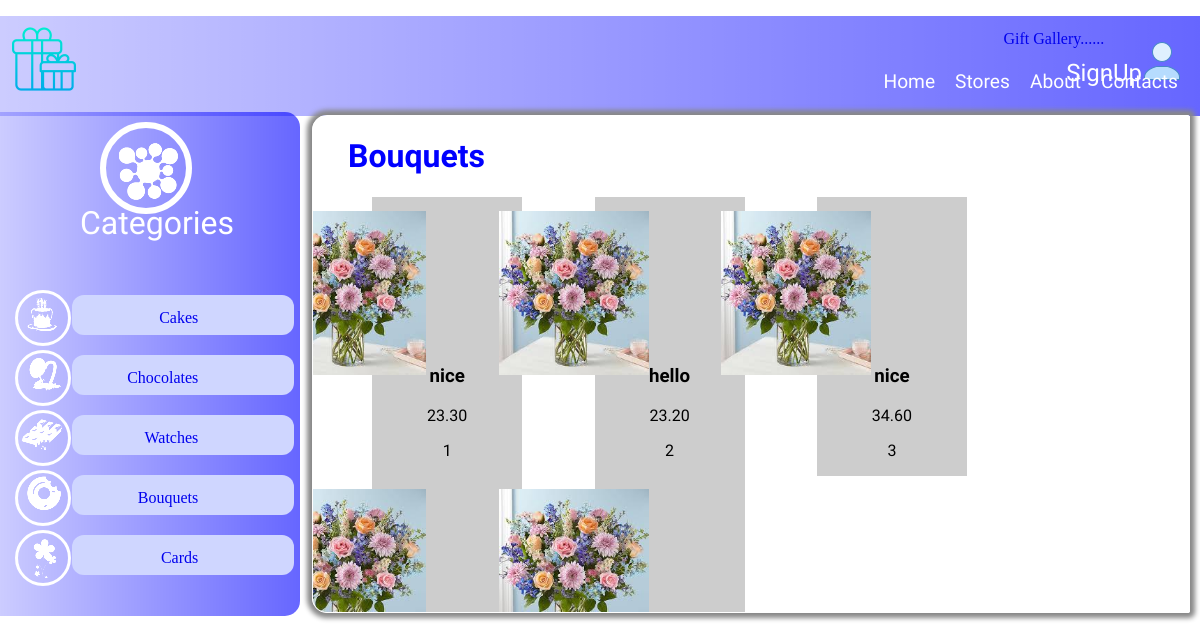
/bouquet/, run on the app's committed database.
### bouquet/models.py (models this page shows, shortened)
class Bouquet(models.Model):
    bouquet_id = models.CharField(max_length=120)
    description = models.TextField()
    price = models.DecimalField(decimal_places=2, max_digits=20, default=0.00)
    image = models.ImageField(upload_to=upload_image_path, null=True, blank=True)
    retailer = models.ForeignKey(Retailer, on_delete=models.CASCADE)

### bouquet/views.py (the view)
# urls.py: path('bouquet/', bouquet_list_view),
def bouquet_list_view(request):
    queryset=Bouquet.objects.all()
    context={
        'object_list':queryset
    }
    return render(request,"bouquet/list.html",context)

### bouquet/templates/bouquet/list.html (shortened to what this page needs)
{% load static %}
<!DOCTYPE html>
<html>
<head>
	<link rel="stylesheet" type="text/css" href="{% static 'css/giftgallary.css' %}">
</head>
<body>
<div class="header">
	<div class="img2">
	 <a href="/signup"><span class="signup">SignUp<img src="{% static 'img/icons8-customer-40.png' %}"></span></a>
	</div>
	  <div class="list">
		  <li>Home</li>
		  <li>Stores</li>
		  <li>About</li>
		  <li>Contacts</li>
	  </div>
	<p><a href="/products">Gift Gallery......</a></p>
	<div class="img1">
	   <img src="{% static 'img/gift-box (4).png' %}">
    </div>
</div>
<div class="row">
	<div class="col-3">
		<div class="left">
			<div class="circle">
			<img class="category"src="{% static 'img/output-onlinepngtools (7).png' %}">
			</div>
        <p>Categories</p>
      <div class="Categories">
            	<div class="circle1">
                	<img src="{% static 'img/output-onlinepngtools (1).png' %}">
               </div>
             <div class="item">
             	<p><a href="/cake">Cakes</a></p>
             </div>
		</div>
		<div class="Categories">
            	<div class="circle1">
                	<img src="{% static 'img/output-onlinepngtools (2).png' %}">
               </div>
             <div class="item">
             	<p><a href="/chocolate">Chocolates</a></p>
             </div>
		</div>
		<div class="Categories">
            	<div class="circle1">
                	<img src="{% static 'img/output-onlinepngtools (3).png' %}">
               </div>
             <div class="item">
             	<p><a href="/watch">Watches</a></p>
             </div>
		</div>
		<div class="Categories">
            	<div class="circle1">
                	<img src="{% static 'img/output-onlinepngtools (4).png' %}">
               </div>
             <div class="item">
             	<p><a href="/bouquet">Bouquets</a></p>
             </div>
		</div>
		<div class="Categories">
            	<div class="circle1">
                	<img src="{% static 'img/output-onlinepngtools (5).png' %}">
               </div>
             <div class="item">
             	<p><a href="/card">Cards</a></p>
             </div>
		</div>
	</div>
	</div>
	<div class="col-6">
		<div class="right">
			<div class="bouquets"><h1>Bouquets</h1>
				{% for obj in object_list %}
				<div class=items>
					<a href="{{obj.pk}}"><img src='/media/{{obj.image}}' width="100%"/></a>
					<h3>{{obj.description}}</h3>
					<p>{{obj.price}}</p>
					<p>{{obj.bouquet_id}}</p>
				</div>
				{% endfor %}
			</div>
			</div>
		</div>
	</div>
</body>
</html>

### static/css/giftgallary.css (style rules this page uses)
html { height: 100%; }
body { display: block; margin: 0; }
.header { height: 100px; color: white; background-image: linear-gradient(to right, rgba(0,0,255,0.2),rgba(0,0,255,.6)); }
.header .img2 a { position: absolute; color:white; right: 1.5%; top:3%; font-size: 1.5em; font-family: 'Lobster'; }
.img1 { position: absolute; left: 1%; top: 2%; }
.list { position: absolute; right:1%; top: 60px; }
li { font-family: 'Lobster', sans-serif; list-style-type: none; float: left; font-size: 1.2em; padding: 10px; }
.row::after { content: ""; clear: both; display: table; }
.left { background-image: linear-gradient(to right, rgba(0,0,255,0.2),rgba(0,0,255,.6)); position: fixed; top: 112px; height: 31.5em; overflow-x:hidden; overflow-y:auto; border-top-right-radius: 15px; border-bottom-right-radius: 15px; width:25%; }
.circle { border:6px solid white; height:80px; border-radius:50%; width:80px; position: relative; left: 100px; top: 10px; }
.Categories .circle1 { border:3px solid white; height: 50px; border-radius:50%; position: absolute; top: 40px; left:15px; }
.category { position: relative; top: 10px; }
.Categories { position: relative; top: 30px; margin-bottom: 20px; }
.item { background-color: #cfd6ff; height:40px; width: 74%; position: relative; top: 45px; left: 24%; border-radius: 12px; margin:10px 0; }
.right { border:1px solid white; border-radius: 2px; height: 31em; position: absolute; overflow-x:hidden; overflow-y:auto; top: 115px; width: 73%; left: 26%; border-bottom-left-radius:15px; border-top-left-radius: 15px; -moz-box-shadow: 0 0 5px 5px #888; -webkit-box-shadow: 0 0 5px 5px#888; box-shadow: 0 0 5px 5px #888; }
.left>p { font-size: 2em; text-align: center; position: absolute; left: 80px; top: 60px; color: white; font-family: 'Lobster', sans-serif; }
.col-3 { width: 25%; }
.items { display: inline-block; position: relative; left:25px; margin-left:2.5vh; margin-right:2.5vh; border:1px solid #eee; width:150px; min-height:15px; transition:1s; font-family: 'Lobster'; border:none; background-color: #cdcdcd; }
h1 { position: relative; left: 10px; margin-left: 25px; }
a { position: relative; float: right; right:7vh; text-decoration: none; outline:none; top:1vh; }
.items h3,.items p { text-align: center }
.cards h1,.bouquets h1,.cakes h1,.chocolates h1,.cakes h1 { color:blue; font-family: 'Lobster'; }

### data on the page
Bouquet: image (picture), description "nice", price "23.30", bouquet_id "1"
Bouquet: image (picture), description "hello", price "23.20", bouquet_id "2"
Bouquet: image (picture), description "nice", price "34.60", bouquet_id "3"
Bouquet: image (picture)
Bouquet: image (picture)
